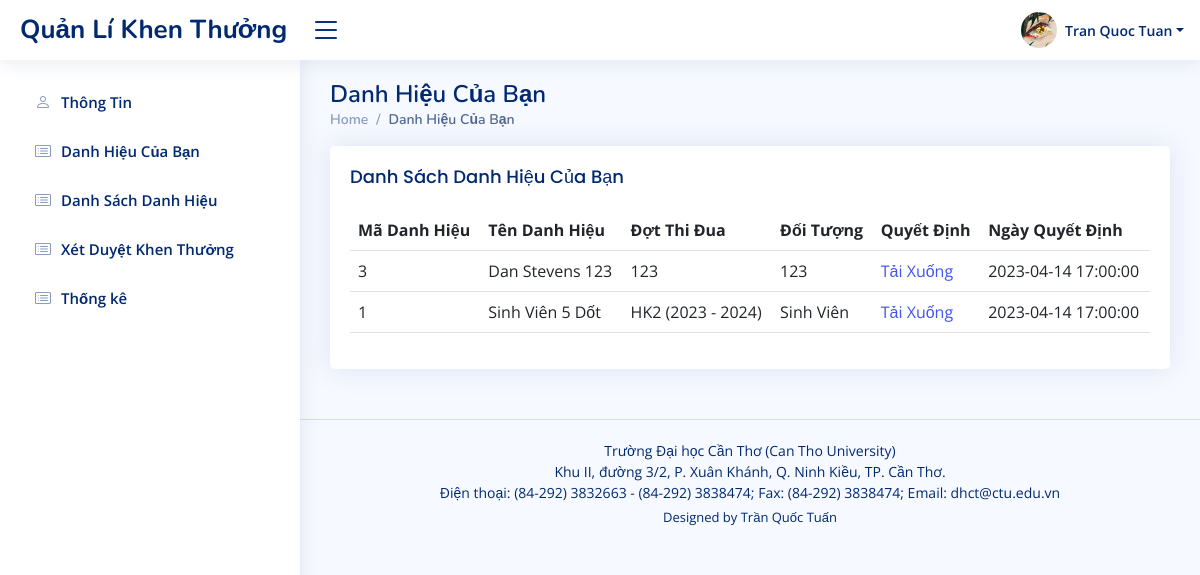
The app's page /pages-dhcb.php (signed in) with its own data.
### tables this page shows
CREATE TABLE IF NOT EXISTS `dangky_danhhieu` (
  `id` int NOT NULL AUTO_INCREMENT,
  `user_id` int DEFAULT NULL,
  `status` int DEFAULT '0',
  `dh_id` int DEFAULT NULL,
  `created_at` timestamp NULL DEFAULT CURRENT_TIMESTAMP,
  PRIMARY KEY (`id`),
  KEY `user_id` (`user_id`),
  KEY `FK_dangky_danhhieu_danhhieu` (`dh_id`),
  CONSTRAINT `dangky_danhhieu_ibfk_1` FOREIGN KEY (`user_id`) REFERENCES `users` (`id`),
  CONSTRAINT `FK_dangky_danhhieu_danhhieu` FOREIGN KEY (`dh_id`) REFERENCES `danhhieu` (`id`)
);

CREATE TABLE IF NOT EXISTS `danhhieu` (
  `id` int NOT NULL AUTO_INCREMENT,
  `name` varchar(250) DEFAULT NULL,
  `dotthidua` varchar(250) DEFAULT NULL,
  `doituong` varchar(250) DEFAULT NULL,
  `quyetdinh` varchar(250) DEFAULT NULL,
  `ngaybatdau` date DEFAULT NULL,
  `ngayketthuc` date DEFAULT NULL,
  PRIMARY KEY (`id`)
);

### lib/database.php (called while the page is built, shortened)
<?php
Class Database{
   public $host   = DB_HOST;
   public $user   = DB_USER;
   public $pass   = DB_PASS;
   public $dbname = DB_NAME;
   public $link;
private function connectDB(){
   $this->link = new mysqli($this->host, $this->user, $this->pass,
    $this->dbname);
 }
public function select($query){
  $result = $this->link->query($query) or
   die($this->link->error.__LINE__);
  if($result->num_rows > 0){
    return $result;
  } else {
    return false;
  }
 }
}

### pages-dhcb.php (the view, shortened to what this page needs)
<?php
include 'lib/database.php';
$db = new Database();
$data = [];
$user_id = $_SESSION['id'];
$sql = "SELECT * FROM dangky_danhhieu dkdh
        JOIN danhhieu dh ON dkdh.dh_id = dh.id
WHERE user_id = $user_id";
$result = $db->select($sql);
while ($row = mysqli_fetch_array($result,1)) {
    $data[] = $row;
}
include 'inc/header.php';
include 'inc/sidebar.php';
?>
<main id="main" class="main">
    <div class="pagetitle">
        <h1>Danh Hiệu Của Bạn</h1>
        <nav>
            <ol class="breadcrumb">
                <li class="breadcrumb-item"><a href="index.php">Home</a></li>
                <li class="breadcrumb-item active">Danh Hiệu Của Bạn</li>
            </ol>
        </nav>
    </div>
    <section class="section">
        <div class="row">
            <div class="col-lg-12">
                <div class="card">
                    <div class="card-body">
                        <h5 class="card-title">Danh Sách Danh Hiệu Của Bạn</h5>
                        <table class="table">
                            <thead>
                                <tr>
                                    <th scope="col">Mã Danh Hiệu</th>
                                    <th scope="col">Tên Danh Hiệu</th>
                                    <th scope="col">Đợt Thi Đua</th>
                                    <th scope="col">Đối Tượng</th>
                                    <th scope="col">Quyết Định</th>
                                    <th scope="col">Ngày Quyết Định</th>
                                </tr>
                            </thead>
                            <tbody>
                                <?php
                                    foreach ($data as $item) {
                                        echo '
                                        <tr>
                                            <td>'.$item['id'].'</td>
                                            <td>'.$item['name'].'</td>
                                            <td>'.$item['dotthidua'].'</td>
                                            <td>'.$item['doituong'].'</td>
                                            <td><a href="https://www.facebook.com/">Tải Xuống</a></td>
                                            <td>'.$item['created_at'].'</td>
                                        </tr>';
                                    }
                                ?>
                            </tbody>
                        </table>
                    </div>
                </div>
            </div>
        </div>
    </section>
</main>
<?php
include 'inc/footer.php';
?>

### assets/css/style.css (style rules this page uses)
:root { scroll-behavior: smooth; }
body { font-family: "Open Sans", sans-serif; background: #f6f9ff; color: #444444; }
a { color: #4154f1; text-decoration: none; }
h1, h2, h3, h4, h5, h6 { font-family: "Nunito", sans-serif; }
#main { margin-top: 60px; padding: 20px 30px; transition: all 0.3s; }
.pagetitle { margin-bottom: 10px; }
.pagetitle h1 { font-size: 24px; margin-bottom: 0; font-weight: 600; color: #012970; }
.card { margin-bottom: 30px; border: none; border-radius: 5px; box-shadow: 0px 0 30px rgba(1, 41, 112, 0.1); }
.card-title { padding: 20px 0 15px 0; font-size: 18px; font-weight: 500; color: #012970; font-family: "Poppins", sans-serif; }
.card-body { padding: 0 20px 20px 20px; }
.breadcrumb { font-size: 14px; font-family: "Nunito", sans-serif; color: #899bbd; font-weight: 600; }
.breadcrumb a { color: #899bbd; transition: 0.3s; }
.breadcrumb .breadcrumb-item::before { color: #899bbd; }
.breadcrumb .active { color: #51678f; font-weight: 600; }
@media (min-width: 1200px) { #main, #footer { margin-left: 300px; } }

### records on screen
dangky_danhhieu: dh "3", dh.name "Dan Stevens 123", dh.dotthidua "123", dh.doituong "123", created_at "2023-04-14 17:00:00"
dangky_danhhieu: dh "1", dh.name "Sinh Viên 5 Dốt", dh.dotthidua "HK2 (2023 - 2024)", dh.doituong "Sinh Viên", created_at "2023-04-14 17:00:00"

### other values on screen
$_SESSION['hoten'] "Tran Quoc Tuan"
